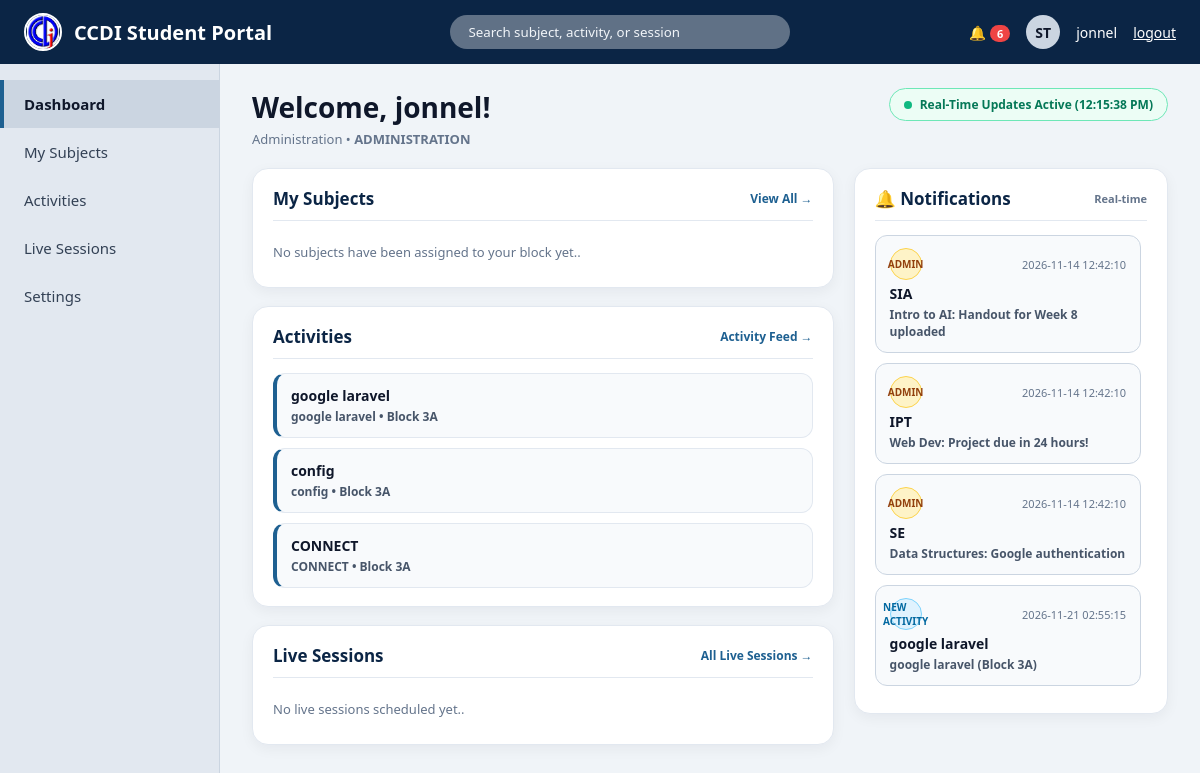
Screenshot of /dashboard.php (signed in) with the database file from the repository.
### tables this page shows
CREATE TABLE `users` (
  `id` int(11) NOT NULL AUTO_INCREMENT,
  `full_name` varchar(100) NOT NULL,
  `email` varchar(100) NOT NULL,
  `password` varchar(255) NOT NULL,
  `course` varchar(100) DEFAULT 'Bachelor of Science in Information Technology (BSIT)',
  `block` varchar(20) DEFAULT 'Block - 3B',
  `role` enum('student','teacher','admin') DEFAULT 'student',
  `program` varchar(100) DEFAULT NULL,
  `username` varchar(50) DEFAULT NULL,
  `STATUS` varchar(20) DEFAULT 'Approved',
  `department` varchar(50) DEFAULT 'BSIT Department',
  `year_level` varchar(20),
  `profile_pic` varchar(255) DEFAULT NULL,
  `student_id` varchar(50) DEFAULT NULL,
  `student_number` varchar(50) DEFAULT NULL,
  PRIMARY KEY (`id`),
  UNIQUE KEY `email` (`email`),
  UNIQUE KEY `username` (`username`),
  UNIQUE KEY `uq_users_student_id` (`student_id`),
  UNIQUE KEY `uq_student_number` (`student_number`)
);

CREATE TABLE `activities` (
  `id` int(11) NOT NULL AUTO_INCREMENT,
  `teacher_id` int(11) DEFAULT NULL,
  `subject_code` varchar(100) NOT NULL DEFAULT '',
  `title` varchar(255) NOT NULL DEFAULT '',
  `block` varchar(50) NOT NULL DEFAULT '',
  `activity_type` varchar(30) NOT NULL DEFAULT 'File',
  `level_label` varchar(50) NOT NULL DEFAULT 'Easy',
  `file_path` varchar(255) DEFAULT NULL,
  `quiz_data` longtext DEFAULT NULL,
  `deadline` datetime DEFAULT NULL,
  `created_at` timestamp NOT NULL DEFAULT current_timestamp(),
  `allow_submission` tinyint(1) NOT NULL DEFAULT 1,
  `program` varchar(100) DEFAULT NULL,
  PRIMARY KEY (`id`)
);

CREATE TABLE `notifications` (
  `id` int(11) NOT NULL AUTO_INCREMENT,
  `sender_id` int(11) DEFAULT NULL,
  `sender_role` varchar(20) NOT NULL DEFAULT 'system',
  `target_role` varchar(20) NOT NULL DEFAULT 'student',
  `recipient_id` int(11) DEFAULT NULL,
  `program` varchar(100) DEFAULT NULL,
  `block` varchar(50) DEFAULT NULL,
  `notif_type` varchar(40) NOT NULL DEFAULT 'announcement',
  `title` varchar(200) NOT NULL DEFAULT '',
  `user_id` int(11) DEFAULT NULL,
  `type` enum('New Activity','Deadline Reminder','New Material') NOT NULL,
  `subject_code` varchar(20) NOT NULL,
  `message` varchar(255) NOT NULL,
  `is_read` tinyint(1) NOT NULL DEFAULT 0,
  `created_at` timestamp NOT NULL DEFAULT current_timestamp(),
  PRIMARY KEY (`id`),
  KEY `user_id` (`user_id`),
  CONSTRAINT `notifications_ibfk_1` FOREIGN KEY (`user_id`) REFERENCES `users` (`id`) ON DELETE CASCADE
);

### dashboard.php (the view, shortened to what the rows shown need)
<?php
include 'db.php';
$avatar_pic = trim((string)($teacher['profile_pic'] ?? $_SESSION['profile_pic'] ?? ''));
$has_avatar_pic = ($avatar_pic !== '' && file_exists(__DIR__ . '/' . $avatar_pic));
$student_id = intval($_SESSION['user_id']);
$student_name = trim((string)($_SESSION['full_name'] ?? $_SESSION['username'] ?? 'Student'));
$student_program_raw = trim((string)($_SESSION['program'] ?? $_SESSION['course'] ?? $_SESSION['course_code'] ?? $_SESSION['department'] ?? ''));
$student_block_raw = trim((string)($_SESSION['block'] ?? $_SESSION['block_name'] ?? $_SESSION['section'] ?? ''));
function tableExists(mysqli $conn, string $table): bool {
    $safe = $conn->real_escape_string($table);
    $res = $conn->query("SHOW TABLES LIKE '{$safe}'");
    return ($res && $res->num_rows > 0);
}
function pickField(array $row, array $keys, string $default = ''): string {
    foreach ($keys as $k) {
        if (isset($row[$k]) && trim((string)$row[$k]) !== '') {
            return trim((string)$row[$k]);
        }
    }
    return $default;
}
function extractProgram(string $rawProg, string $combinedText = ''): string {
    $src = strtoupper(trim($rawProg . ' ' . $combinedText));
    foreach (['BSIT', 'BSCS', 'BSIS', 'BSOAD'] as $p) {
        if (strpos($src, $p) !== false) {
            return $p;
        }
    }
    return strtoupper(trim($rawProg));
}
function normalizeBlock(string $blk): string {
    $s = trim($blk);
    $s = preg_replace('/^(BSIT|BSCS|BSIS|BSOAD)\s*[-–—]?\s*/i', '', $s);
    $s = preg_replace('/^block\s*/i', '', $s);
    $s = preg_replace('/[\s\-–—]+/', '', $s);
    return strtoupper(trim((string)$s));
}
function formatCourseBlock(string $course, string $block): string {
    $course = extractProgram($course) ?: strtoupper(trim($course));
    $clean_block = preg_replace('/^block\s*/i', '', trim($block));
    $clean_block = preg_replace('/^(BSIT|BSCS|BSIS|BSOAD)\s*[-–—]?\s*/i', '', trim((string)$clean_block));
    if ($course !== '') {
        return $course;
    }
    if ($clean_block !== '') {
        return 'Block ' . $clean_block;
    }
    return '';
}
$conn->query("CREATE TABLE IF NOT EXISTS admin_notifications (
    id INT AUTO_INCREMENT PRIMARY KEY,
    title VARCHAR(180) NOT NULL,
    message TEXT NOT NULL,
    target_program VARCHAR(30) DEFAULT '',
    target_block VARCHAR(30) DEFAULT '',
    created_at TIMESTAMP DEFAULT CURRENT_TIMESTAMP
)");
if ($student_id > 0 && tableExists($conn, 'users')) {
    $stmt = $conn->prepare("SELECT * FROM users WHERE id = ? LIMIT 1");
    if ($stmt) {
        $stmt->bind_param("i", $student_id);
        $stmt->execute();
        $res = $stmt->get_result();
        if ($u = $res->fetch_assoc()) {
            $db_name = pickField($u, ['full_name', 'name', 'student_name', 'username'], '');
            if ($db_name !== '') {
                $student_name = $db_name;
            }
            $db_prog = pickField($u, ['program', 'course_code', 'course', 'department'], '');
            if ($db_prog !== '') {
                $student_program_raw = $db_prog;
            }
        }
    }
}
$norm_prog = extractProgram($student_program_raw, $student_block_raw);
$norm_blk  = normalizeBlock($student_block_raw);
$has_filter = ($norm_prog !== '' || $norm_blk !== '');
function fetchStudentActivities(mysqli $conn, string $norm_prog, string $norm_blk, bool $has_filter): array {
    $items = [];
    $act_tables = ['activities', 'assignments', 'student_activities', 'teacher_activities'];
    foreach ($act_tables as $tbl) {
        if (!tableExists($conn, $tbl)) {
            continue;
        }
        $q = $conn->query("SELECT * FROM `{$tbl}` ORDER BY id DESC LIMIT 12");
        if ($q) {
            while ($r = $q->fetch_assoc()) {
                $title = pickField($r, ['title', 'activity_title', 'assignment_title', 'name', 'subject', 'subject_name'], 'New Activity');
                $subj  = pickField($r, ['subject_name', 'subject', 'course_name', 'title'], '');
                $desc  = pickField($r, ['description', 'instructions', 'details', 'content'], '');
                $blk   = pickField($r, ['block_name', 'block', 'section'], '');
                $prog  = pickField($r, ['program_code', 'program', 'course_code', 'course'], '');
                $date  = pickField($r, ['created_at', 'due_date', 'deadline', 'date_posted'], '');
                $ip = extractProgram($prog, $blk . ' ' . $subj);
                $ib = normalizeBlock($blk);
                if ($has_filter && ($ip !== '' || $ib !== '')) {
                    $prog_ok = ($norm_prog === '' || $ip === '' || $ip === $norm_prog);
                    $blk_ok  = ($norm_blk === '' || $ib === '' || $ib === $norm_blk);
                }
                $items[] = [
                    'id'         => (int)($r['id'] ?? 0),
                    'title'      => $title,
                    'subject'    => $subj,
                    'desc'       => $desc,
                    'prog_block' => formatCourseBlock($ip ?: $prog, $blk),
                    'time'       => $date
                ];
            }
        }
        if (!empty($items)) {
            break;
        }
    }
    return $items;
}
function fetchRealTimeNotifications(mysqli $conn, string $norm_prog, string $norm_blk, bool $has_filter): array {
    $notifs = [];
    if (tableExists($conn, 'admin_notifications')) {
        $q = $conn->query("SELECT * FROM admin_notifications ORDER BY id DESC LIMIT 15");
    }
    foreach (['announcements', 'admin_announcements', 'notifications'] as $atbl) {
        if (!tableExists($conn, $atbl)) {
            continue;
        }
        $q = $conn->query("SELECT * FROM `{$atbl}` ORDER BY id DESC LIMIT 15");
        if ($q) {
            while ($r = $q->fetch_assoc()) {
                $raw_role = strtolower(trim(pickField($r, ['sender_role', 'role', 'source', 'created_by_role'], '')));
                $is_teacher_sender = (strpos($raw_role, 'teacher') !== false || strpos($raw_role, 'instructor') !== false || strpos($raw_role, 'faculty') !== false);
                $source_label = $is_teacher_sender ? 'Teacher' : 'Admin';
                $ntype = strtolower(trim(pickField($r, ['notif_type', 'type'], 'announcement')));
                $badge_label = $is_teacher_sender
                    ? ($ntype === 'activity' ? 'TEACHER • ACTIVITY' : 'TEACHER')
                    : 'ADMIN';
                $title = pickField($r, ['title', 'subject', 'subject_code', 'heading', 'name'], $source_label . ' Announcement');
                $msg   = pickField($r, ['message', 'body', 'content', 'description'], '');
                $tp    = extractProgram(pickField($r, ['program_code', 'program', 'target_program'], ''));
                $tb    = normalizeBlock(pickField($r, ['block_name', 'block', 'target_block'], ''));
                if ($has_filter) {
                    if ($tp !== '' && $norm_prog !== '' && $tp !== $norm_prog) continue;
                }
                $notifs[] = [
                    'uid'     => $atbl . '_' . (int)($r['id'] ?? 0),
                    'source'  => $source_label,
                    'badge'   => $badge_label,
                    'title'   => $title,
                    'message' => $msg,
                    'time'    => pickField($r, ['created_at', 'date_posted', 'date'], '')
                ];
            }
        }
        break;
    }
    $acts = fetchStudentActivities($conn, $norm_prog, $norm_blk, $has_filter);
    foreach ($acts as $a) {
        $notifs[] = [
            'uid'     => 'act_' . $a['id'] . '_' . md5($a['title']),
            'source'  => 'Teacher',
            'badge'   => 'NEW ACTIVITY',
            'title'   => $a['title'],
            'message' => ($a['subject'] !== '' ? $a['subject'] : 'New activity from teacher') . ($a['prog_block'] !== '' ? ' (' . $a['prog_block'] . ')' : ''),
            'time'    => $a['time']
        ];
    }
    return $notifs;
}
$dashboard_activities = fetchStudentActivities($conn, $norm_prog, $norm_blk, $has_filter);
$dashboard_notifs     = fetchRealTimeNotifications($conn, $norm_prog, $norm_blk, $has_filter);
$program_display = $student_program_raw !== '' ? $student_program_raw : ($norm_prog ?: 'Student');
$section_badge   = formatCourseBlock($norm_prog ?: $student_program_raw, $student_block_raw);
?>
<!DOCTYPE html>
<html lang="en">
<head>
    <link rel="stylesheet" href="style.css">
</head>
<body>
    <header class="topbar" style="background-color: #0b2545;">
        <div class="user-menu">
            <span id="notifBellBtn" title="Real-Time Notifications" style="cursor:pointer; font-weight:800;">
                &#128276; <span id="notifCountBadge" style="background:#ef4444; color:#fff; border-radius:999px; padding:1px 7px; font-size:11px;"><?php echo count($dashboard_notifs); ?></span>
            </span>
            <div class="user-avatar" style="overflow:hidden; padding:0; display:flex; align-items:center; justify-content:center;">
                <?php if ($has_avatar_pic): ?>
                    <img src="<?php echo htmlspecialchars($avatar_pic); ?>" alt="Student Profile" style="width:100%; height:100%; object-fit:cover; display:block;">
                <?php else: ?>
                    ST
                <?php endif; ?>
            </div>
            <span><?php echo htmlspecialchars($student_name); ?></span>
            <a href="logout.php" class="logout-link">logout</a>
        </div>
    </header>
    <main class="main-wrapper">
        <div class="dash-top-row">
            <div class="dash-welcome">
                <h1>Welcome, <?php echo htmlspecialchars($student_name); ?>!</h1>
                <p>
                    <?php echo htmlspecialchars($program_display); ?>
                    <?php if ($section_badge !== ''): ?>
                        &bull; <strong><?php echo htmlspecialchars($section_badge); ?></strong>
                    <?php endif; ?>
                </p>
            </div>
        </div>
        <div class="dash-split-layout">
            <div class="dash-main-col">
                <div class="dash-card-box">
                    <div class="dash-box-header">
                        <h2 class="dash-box-title">My Subjects</h2>
                    </div>
                </div>
                <div class="dash-card-box">
                    <div class="dash-box-header">
                        <h2 class="dash-box-title">Activities</h2>
                    </div>
                    <div id="dashActivitiesList">
                        <?php if (!empty($dashboard_activities)): ?>
                            <?php foreach ($dashboard_activities as $act): ?>
                                <div class="mini-item js-dash-searchable">
                                    <div class="mini-item-title"><?php echo htmlspecialchars($act['title']); ?></div>
                                    <div class="mini-item-sub">
                                        <?php if ($act['subject'] !== ''): ?>
                                            <?php echo htmlspecialchars($act['subject']); ?>
                                        <?php endif; ?>
                                        <?php if ($act['prog_block'] !== ''): ?>
                                            &bull; <?php echo htmlspecialchars($act['prog_block']); ?>
                                        <?php endif; ?>
                                    </div>
                                </div>
                            <?php endforeach; ?>
                        <?php else: ?>
                            <div style="font-size:13px; color:#64748b; padding:8px 0;">The teacher hasn't submitted any activity yet..</div>
                        <?php endif; ?>
                    </div>
                </div>
                <div class="dash-card-box">
                    <div class="dash-box-header">
                        <h2 class="dash-box-title">Live Sessions</h2>
                    </div>
                </div>
            </div>
            <aside class="dash-side-col">
                <div class="dash-card-box" id="rtNotificationsCard">
                    <div class="dash-box-header">
                        <h2 class="dash-box-title">&#128276; Notifications</h2>
                    </div>
                    <div id="rtNotificationsList" class="notif-scroll-area">
                        <?php if (!empty($dashboard_notifs)): ?>
                            <?php foreach ($dashboard_notifs as $nf): ?>
                                <?php $is_admin_nf = ($nf['source'] === 'Admin'); ?>
                                <div class="notif-item js-dash-searchable">
                                    <div class="notif-top">
                                        <span class="notif-badge <?php echo $is_admin_nf ? 'admin' : 'teacher'; ?>">
                                            <?php echo htmlspecialchars($nf['badge']); ?>
                                        </span>
                                        <span style="font-size:11px; color:#64748b;"><?php echo htmlspecialchars($nf['time']); ?></span>
                                    </div>
                                    <div class="mini-item-title"><?php echo htmlspecialchars($nf['title']); ?></div>
                                    <?php if ($nf['message'] !== ''): ?>
                                        <div class="mini-item-sub"><?php echo htmlspecialchars($nf['message']); ?></div>
                                    <?php endif; ?>
                                </div>
                            <?php endforeach; ?>
                        <?php else: ?>
                            <div style="font-size:13px; color:#64748b; padding:8px 0;">No new notifications from Teacher or Admin.</div>
                        <?php endif; ?>
                    </div>
                </div>
            </aside>
        </div>
    </main>
</body>
</html>

### rows the page displays
users: full_name "jonnel", course "Administration", course "ADMINISTRATION"
activities: title "google laravel", prog_block "Block 3A", badge "NEW ACTIVITY", created_at "2026-11-21 02:55:15", message "google laravel (Block 3A)"
activities: title "config", prog_block "Block 3A"
activities: title "CONNECT", prog_block "Block 3A"
notifications: badge "ADMIN", created_at "2026-11-14 12:42:10", subject_code "SIA", message "Intro to AI: Handout for Week 8 uploaded"
notifications: badge "ADMIN", created_at "2026-11-14 12:42:10", subject_code "IPT", message "Web Dev: Project due in 24 hours!"
notifications: badge "ADMIN", created_at "2026-11-14 12:42:10", subject_code "SE", message "Data Structures: Google authentication"

### other values shown
count($dashboard_notifs) "6"
